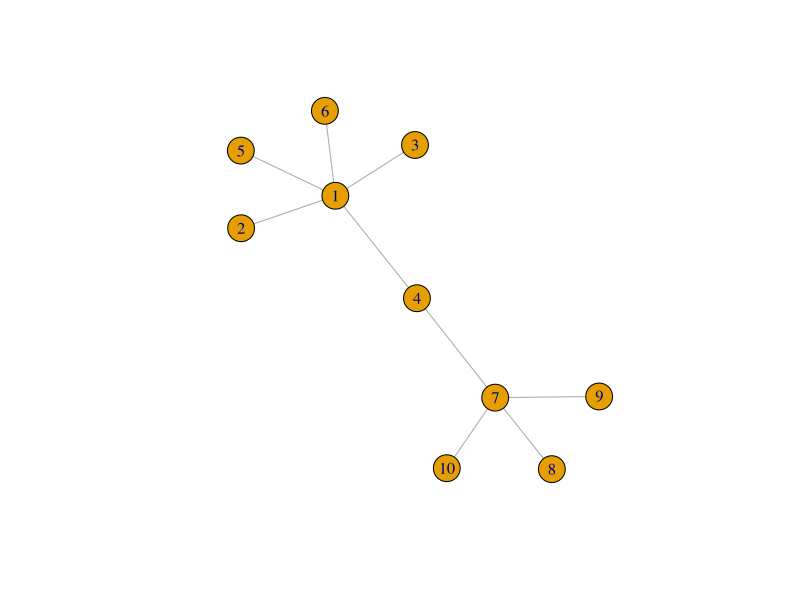
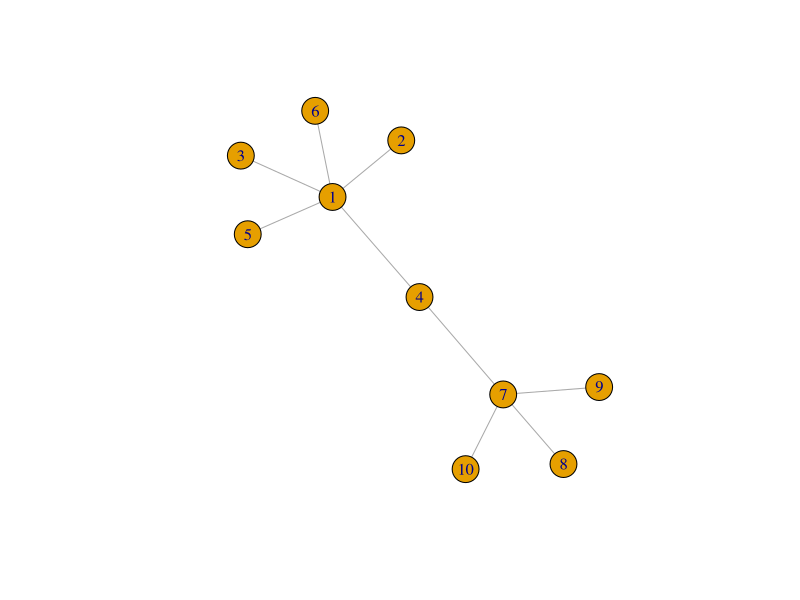
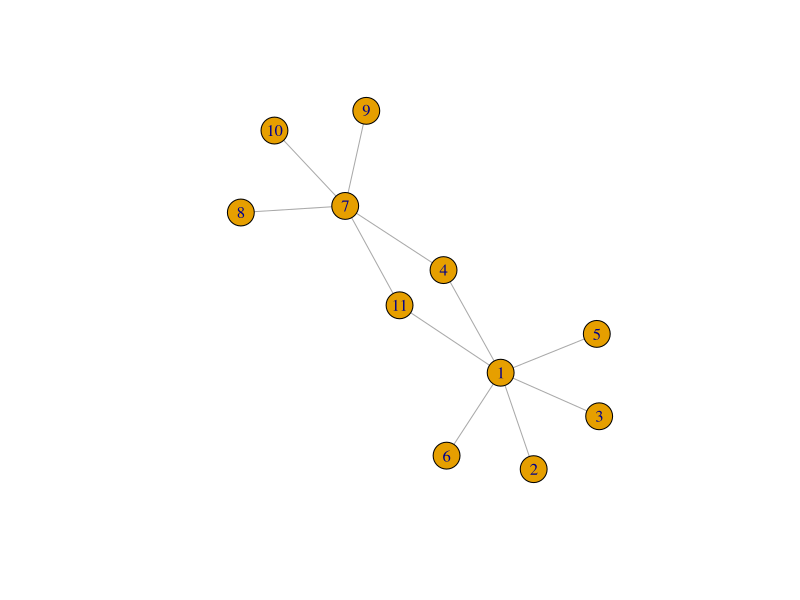
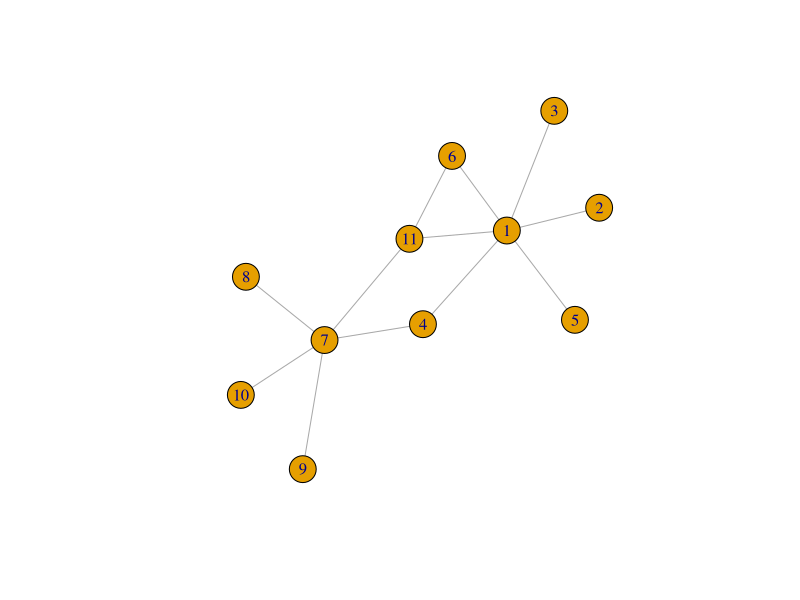
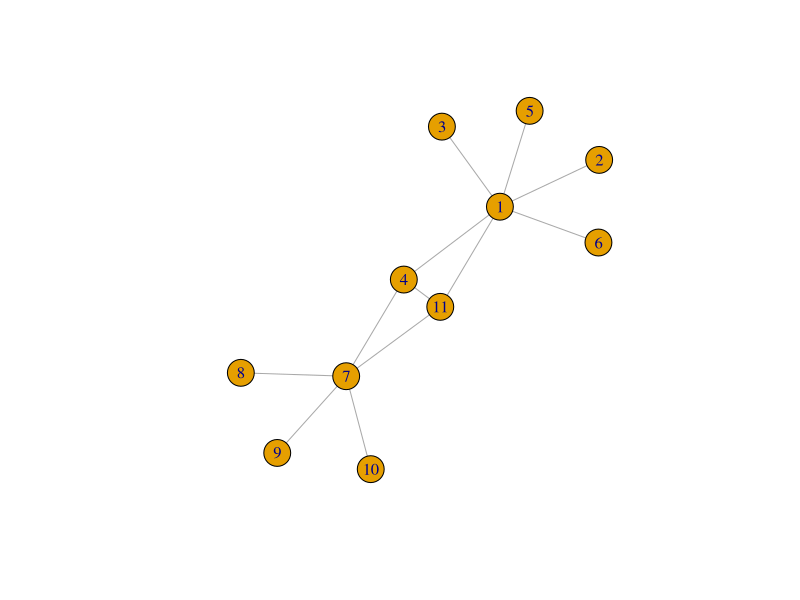
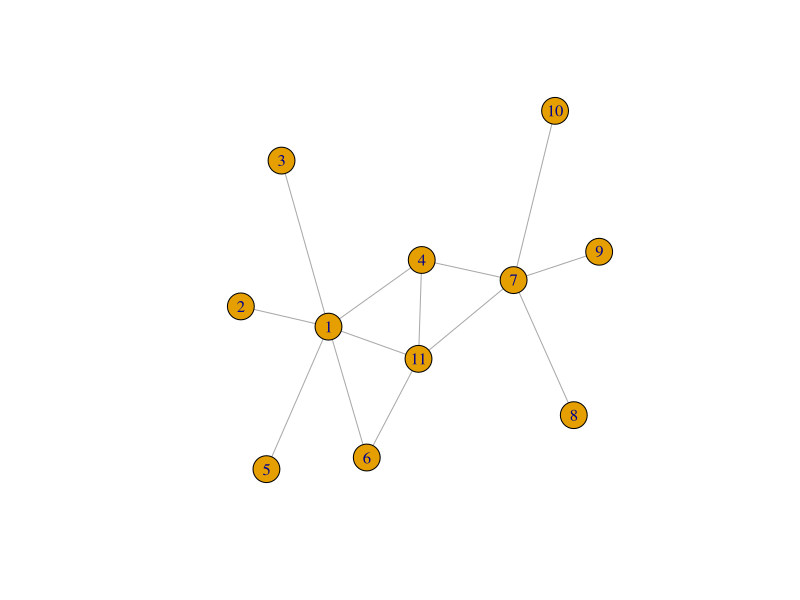

These figures' R source, in order:
library(igraph)

example1 <- graph.data.frame(
    read.csv("./elist1.csv")[,c("from", "to", "dis")],
    directed = FALSE,
    vertices = read.csv("./vlist1.csv")[,c("vid", "value")])
plot(example1)


example2 <- graph.data.frame(
    read.csv("./elist2.csv")[,c("from", "to", "dis")],
    directed = FALSE,
    vertices = read.csv("./vlist2.csv")[,c("vid", "value")])
plot(example2)



example3 <- graph.data.frame(
    read.csv("./elist3.csv")[,c("from", "to", "dis")],
    directed = FALSE,
    vertices = read.csv("./vlist3.csv")[,c("vid", "value")])
plot(example3)


example4 <- graph.data.frame(
    read.csv("./elist4.csv")[,c("from", "to", "dis")],
    directed = FALSE,
    vertices = read.csv("./vlist4.csv")[,c("vid", "value")])
plot(example4)


example5 <- graph.data.frame(
    read.csv("./elist5.csv")[,c("from", "to", "dis")],
    directed = FALSE,
    vertices = read.csv("./vlist5.csv")[,c("vid", "value")])
plot(example5)


example6 <- graph.data.frame(
    read.csv("./elist6.csv")[,c("from", "to", "dis")],
    directed = FALSE,
    vertices = read.csv("./vlist6.csv")[,c("vid", "value")])
plot(example6)
